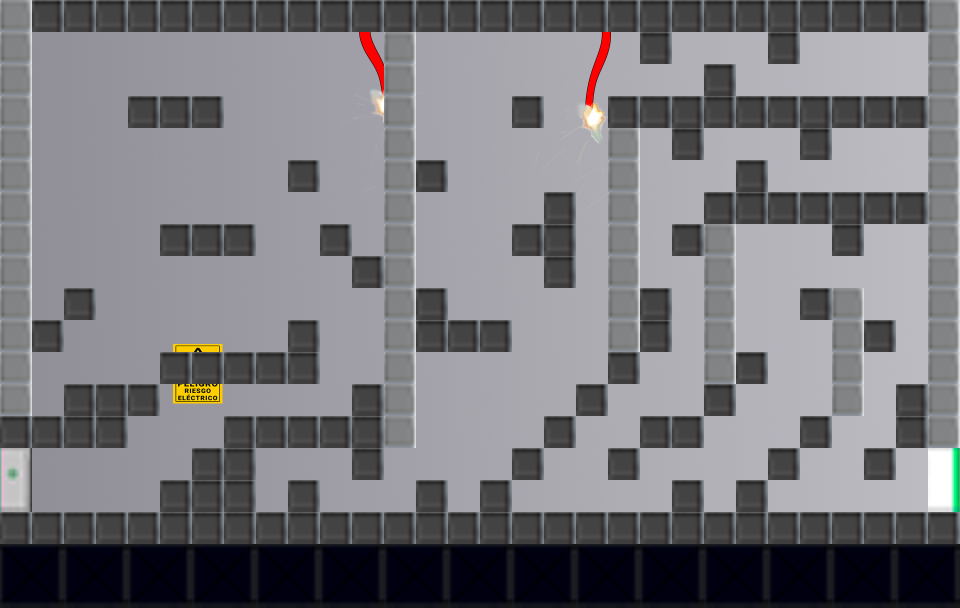

This is a level from a 2D game, rendered from its Tiled map with the project's own tilesets. A one-line summary and the complete map file follow:
An orthogonal 30x19 tile map with 32x32 px tiles, 2 tile layers (fondo, bloques), 2 tilesets.

<map version="1.5" tiledversion="1.7.2" orientation="orthogonal" renderorder="right-down" width="30" height="19" tilewidth="32" tileheight="32" infinite="0" nextlayerid="4" nextobjectid="1">
 <editorsettings>
  <export target="mapa.json" format="json" />
 </editorsettings>
 <tileset firstgid="1" name="test-mapa" tilewidth="32" tileheight="32" tilecount="12" columns="6">
  <image source="test-mapa.png" width="192" height="64" />
  <tile id="1">
   <properties>
    <property name="pared" type="bool" value="true" />
   </properties>
  </tile>
  <tile id="4">
   <properties>
    <property name="relleno" type="bool" value="true" />
   </properties>
  </tile>
  <tile id="5">
   <properties>
    <property name="relleno" type="bool" value="true" />
   </properties>
  </tile>
  <tile id="6">
   <properties>
    <property name="piso" type="bool" value="true" />
   </properties>
  </tile>
  <tile id="10">
   <properties>
    <property name="relleno" type="bool" value="true" />
   </properties>
  </tile>
  <tile id="11">
   <properties>
    <property name="relleno" type="bool" value="true" />
   </properties>
  </tile>
 </tileset>
 <tileset firstgid="13" name="pista" tilewidth="32" tileheight="32" tilecount="510" columns="30">
  <image source="pista.png" width="960" height="544" />
 </tileset>
 <layer id="1" name="fondo" width="30" height="19">
  <data encoding="csv">
13,14,15,16,17,18,19,20,21,22,23,24,25,26,27,28,29,30,31,32,33,34,35,36,37,38,39,40,41,42,
43,44,45,46,47,48,49,50,51,52,53,54,55,56,57,58,59,60,61,62,63,64,65,66,67,68,69,70,71,72,
73,74,75,76,77,78,79,80,81,82,83,84,85,86,87,88,89,90,91,92,93,94,95,96,97,98,99,100,101,102,
103,104,105,106,107,108,109,110,111,112,113,114,115,116,117,118,119,120,121,122,123,124,125,126,127,128,129,130,131,132,
133,134,135,136,137,138,139,140,141,142,143,144,145,146,147,148,149,150,151,152,153,154,155,156,157,158,159,160,161,162,
163,164,165,166,167,168,169,170,171,172,173,174,175,176,177,178,179,180,181,182,183,184,185,186,187,188,189,190,191,192,
193,194,195,196,197,198,199,200,201,202,203,204,205,206,207,208,209,210,211,212,213,214,215,216,217,218,219,220,221,222,
223,224,225,226,227,228,229,230,231,232,233,234,235,236,237,238,239,240,241,242,243,244,245,246,247,248,249,250,251,252,
253,254,255,256,257,258,259,260,261,262,263,264,265,266,267,268,269,270,271,272,273,274,275,276,277,278,279,280,281,282,
283,284,285,286,287,288,289,290,291,292,293,294,295,296,297,298,299,300,301,302,303,304,305,306,307,308,309,310,311,312,
313,314,315,316,317,318,319,320,321,322,323,324,325,326,327,328,329,330,331,332,333,334,335,336,337,338,339,340,341,342,
343,344,345,346,347,348,349,350,351,352,353,354,355,356,357,358,359,360,361,362,363,364,365,366,367,368,369,370,371,372,
373,374,375,376,377,378,379,380,381,382,383,384,385,386,387,388,389,390,391,392,393,394,395,396,397,398,399,400,401,402,
403,404,405,406,407,408,409,410,411,412,413,414,415,416,417,418,419,420,421,422,423,424,425,426,427,428,429,430,431,432,
433,434,435,436,437,438,439,440,441,442,443,444,445,446,447,448,449,450,451,452,453,454,455,456,457,458,459,460,461,462,
463,464,465,466,467,468,469,470,471,472,473,474,475,476,477,478,479,480,481,482,483,484,485,486,487,488,489,490,491,492,
493,494,495,496,497,498,499,500,501,502,503,504,505,506,507,508,509,510,511,512,513,514,515,516,517,518,519,520,521,522,
0,0,0,0,0,0,0,0,0,0,0,0,0,0,0,0,0,0,0,0,0,0,0,0,0,0,0,0,0,0,
0,0,0,0,0,0,0,0,0,0,0,0,0,0,0,0,0,0,0,0,0,0,0,0,0,0,0,0,0,0
</data>
 </layer>
 <layer id="2" name="bloques" width="30" height="19">
  <data encoding="csv">
2,7,7,7,7,7,7,7,7,7,7,7,7,7,7,7,7,7,7,7,7,7,7,7,7,7,7,7,7,2,
2,0,0,0,0,0,0,0,0,0,0,0,2,0,0,0,0,0,0,0,7,0,0,0,7,0,0,0,0,2,
2,0,0,0,0,0,0,0,0,0,0,0,2,0,0,0,0,0,0,0,0,0,7,0,0,0,0,0,0,2,
2,0,0,0,7,7,7,0,0,0,0,0,2,0,0,0,7,0,0,7,7,7,7,7,7,7,7,7,7,2,
2,0,0,0,0,0,0,0,0,0,0,0,2,0,0,0,0,0,0,2,0,7,0,0,0,7,0,0,0,2,
2,0,0,0,0,0,0,0,0,7,0,0,2,7,0,0,0,0,0,2,0,0,0,7,0,0,0,0,0,2,
2,0,0,0,0,0,0,0,0,0,0,0,2,0,0,0,0,7,0,2,0,0,7,7,7,7,7,7,7,2,
2,0,0,0,0,7,7,7,0,0,7,0,2,0,0,0,7,7,0,2,0,7,2,0,0,0,7,0,0,2,
2,0,0,0,0,0,0,0,0,0,0,7,2,0,0,0,0,7,0,2,0,0,2,0,0,0,0,0,0,2,
2,0,7,0,0,0,0,0,0,0,0,0,2,7,0,0,0,0,0,2,7,0,2,0,0,7,2,0,0,2,
2,7,0,0,0,0,0,0,0,7,0,0,2,7,7,7,0,0,0,2,7,0,2,0,0,0,2,7,0,2,
2,0,0,0,0,7,7,7,7,7,0,0,2,0,0,0,0,0,0,7,0,0,2,7,0,0,2,0,0,2,
2,0,7,7,7,0,0,0,0,0,0,7,2,0,0,0,0,0,7,0,0,0,7,0,0,0,2,0,7,2,
7,7,7,7,0,0,0,7,7,7,7,7,2,0,0,0,0,7,0,0,7,7,0,0,0,7,0,0,7,2,
4,0,0,0,0,0,7,7,0,0,0,7,0,0,0,0,7,0,0,7,0,0,0,0,7,0,0,7,0,3,
10,0,0,0,0,7,7,7,0,7,0,0,0,7,0,7,0,0,0,0,0,7,0,7,0,0,0,0,0,9,
7,7,7,7,7,7,7,7,7,7,7,7,7,7,7,7,7,7,7,7,7,7,7,7,7,7,7,7,7,7,
5,6,5,6,5,6,5,6,5,6,5,6,5,6,5,6,5,6,5,6,5,6,5,6,5,6,5,6,5,6,
11,12,11,12,11,12,11,12,11,12,11,12,11,12,11,12,11,12,11,12,11,12,11,12,11,12,11,12,11,12
</data>
 </layer>
</map>
